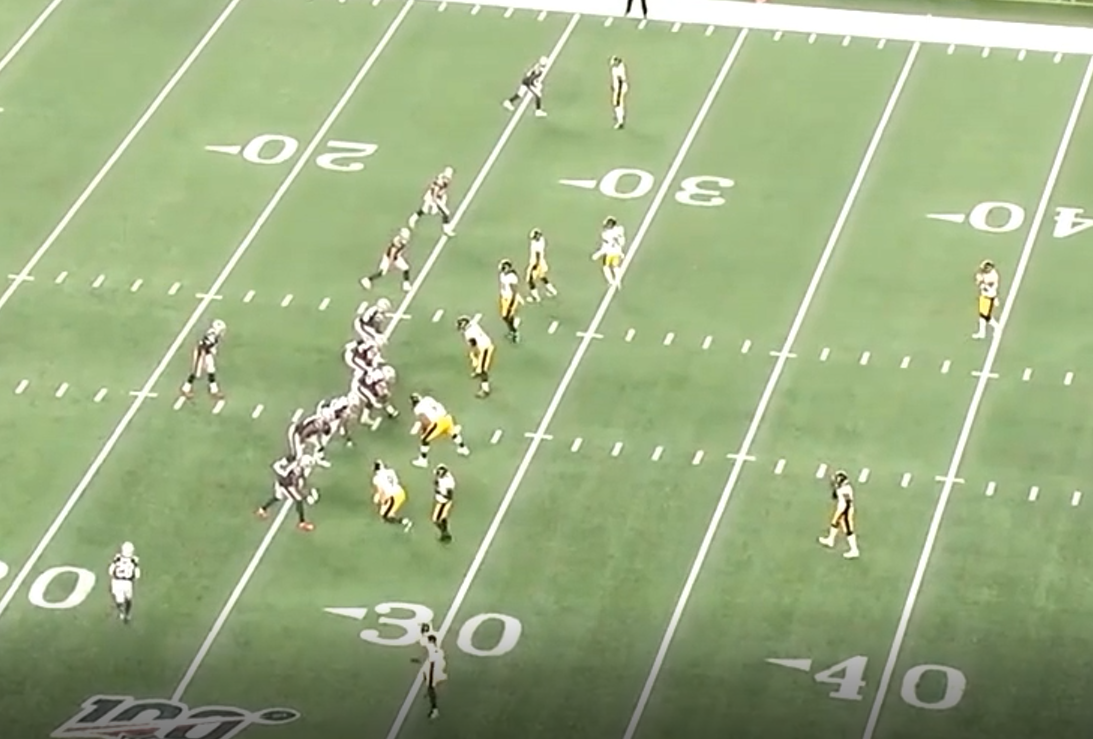
#> input picture Play_Ex/Play Capture 2.PNG, 1093 x 739 px, given in place of Play_Ex_4.mp4, which was not available
$ python harris.py
#> lines starting #> are read from the running program, lines starting #| are printed output that depends on the picture; after the words box and inside, x2 and y2 are one past the last pixel; in counts of white or black regions, pixels touching at a corner belong together; pictures that were not available may be replaced by others from this repository, and a replacement may not be noted
# harris.py

import cv2
import numpy as np

cap = cv2.VideoCapture('Play_Ex/Play_Ex_4.mp4')  # Open the first camera connected to the computer.

while True:
    ret, frame = cap.read()
#> frame is the input picture: shape (739, 1093, 3); mean B, G, R 130.2, 174.7, 156.3
    # The Harris corner detector operates on a grayscale image.
    gray = cv2.cvtColor(frame, cv2.COLOR_BGR2GRAY)
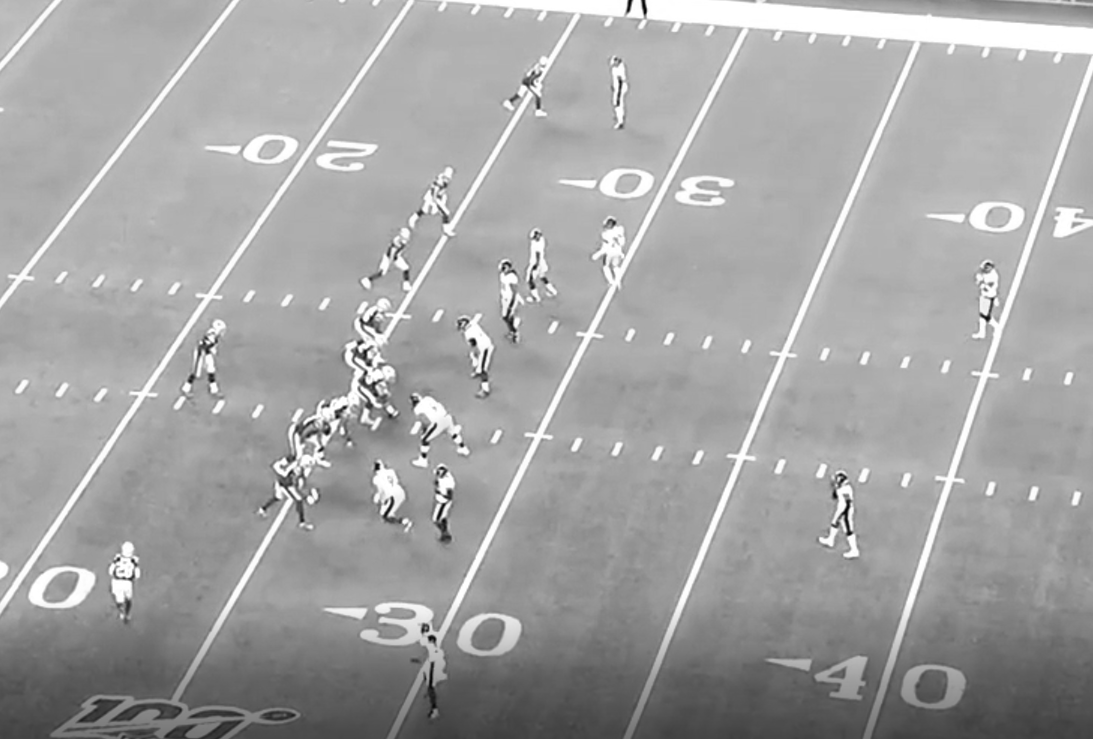
#> gray: shape (739, 1093); min 2, max 255, mean 164.1

    corners = cv2.cornerHarris(gray,2,3,0.04)
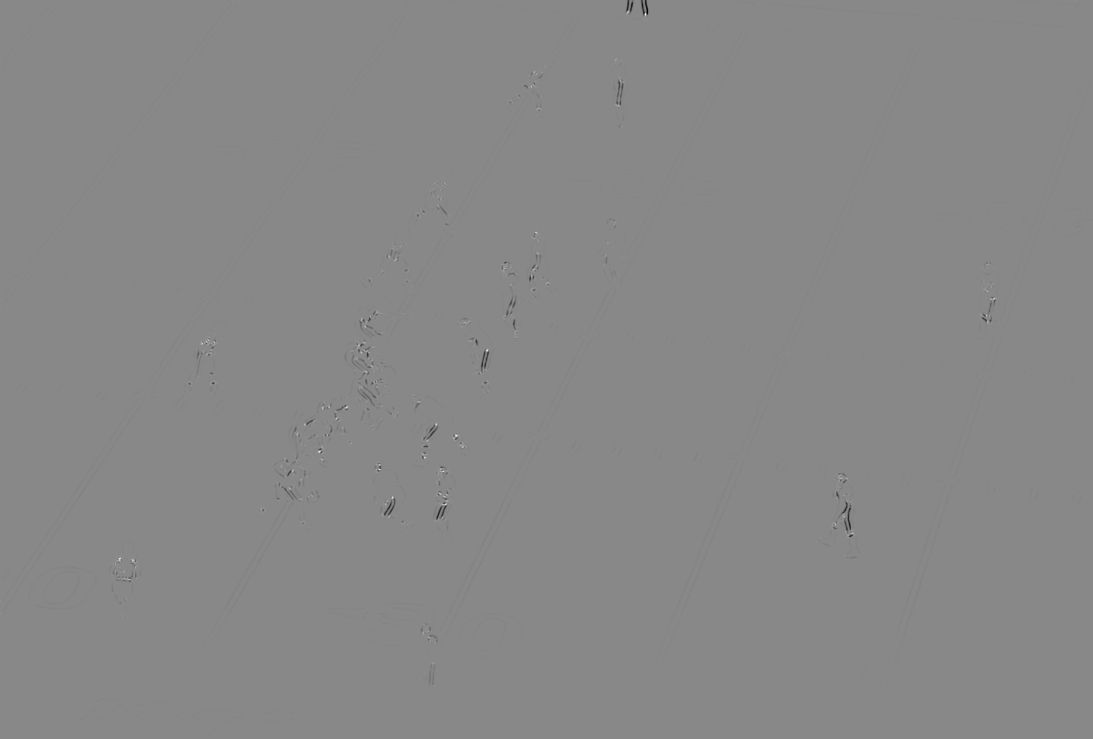
#> corners: shape (739, 1093) float32; min -0.0101, max 0.00881, mean -1.03e-05; drawn with min black and max white

    # Dialate the detected corners to make them clearer in the output image.
    corners = cv2.dilate(corners,None)
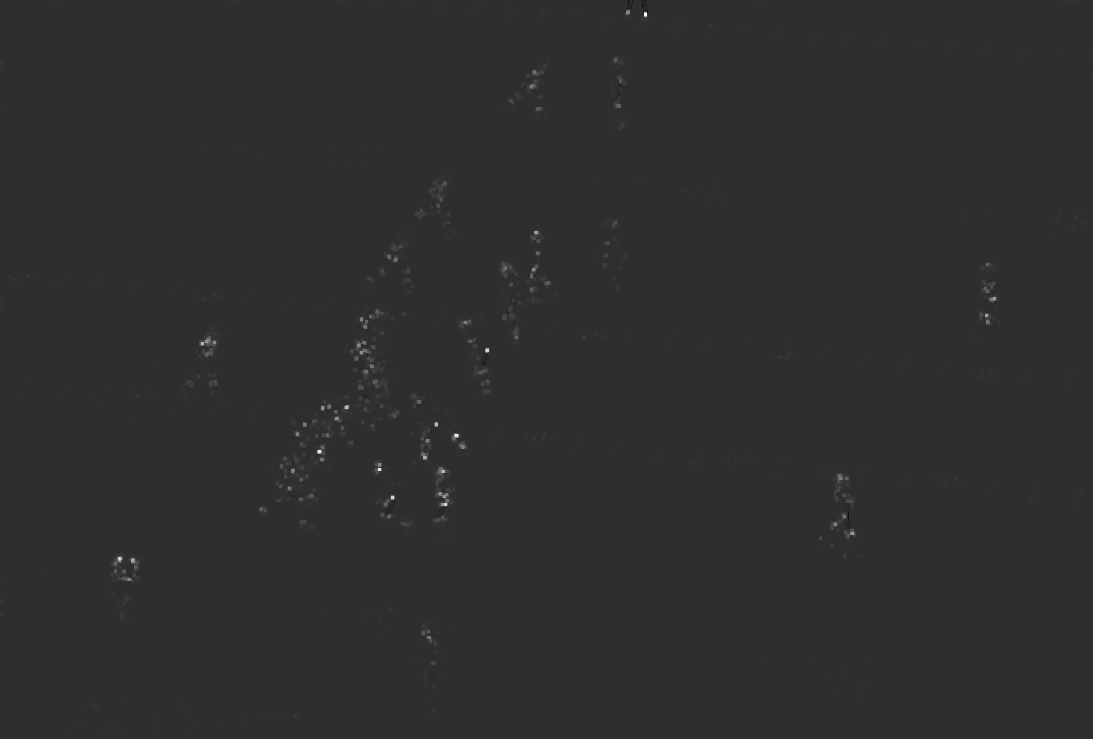
#> corners: shape (739, 1093) float32; min -0.00199, max 0.00881, mean 1.27e-05; drawn with min black and max white

    # Perform thresholding on the corners to throw away some false positives.
    frame[corners > 0.1 * corners.max()] = [0,0,255]
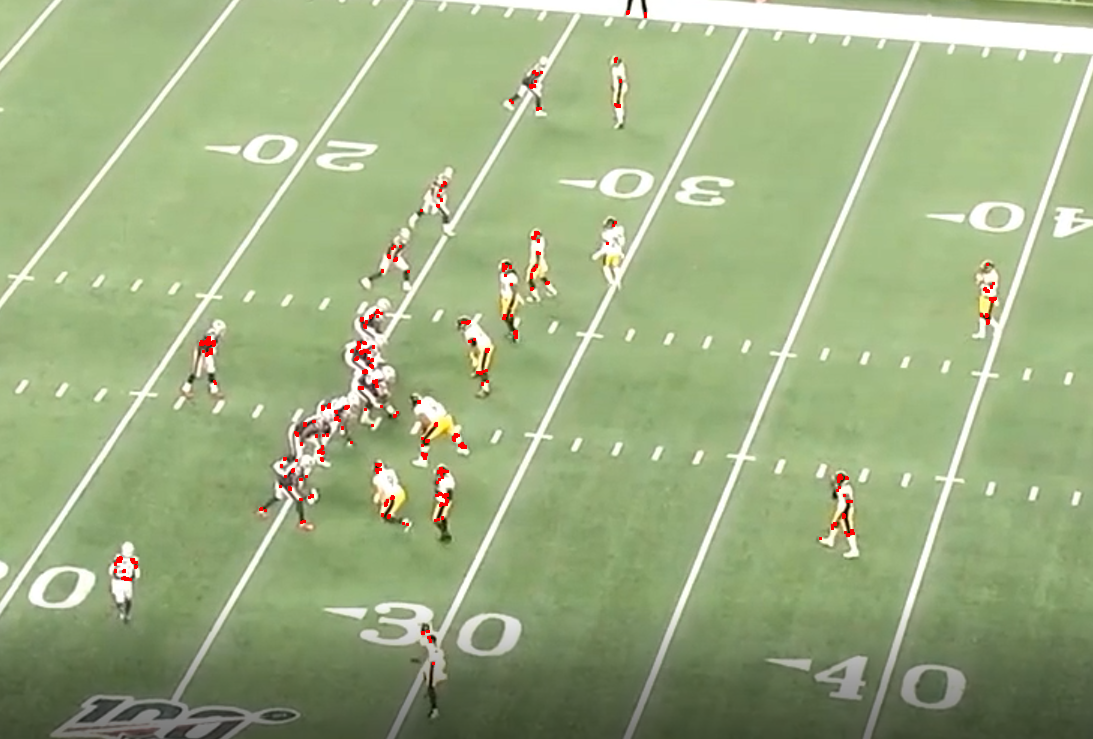
#> frame: shape (739, 1093, 3); 0.39% of pixels changed, all inside (x1, y1, x2, y2) = (114, 10, 997, 665)
    #corners > 0.1 * corners.max()

    cv2.imshow("Harris", frame)

    if cv2.waitKey(100) & 0xFF == ord('q'):  # Close the script when q is pressed.
#> (key q is pressed here)
        break

cap.release()
cv2.destroyAllWindows()

$ run again, on Play_Ex/Play Capture 3.PNG
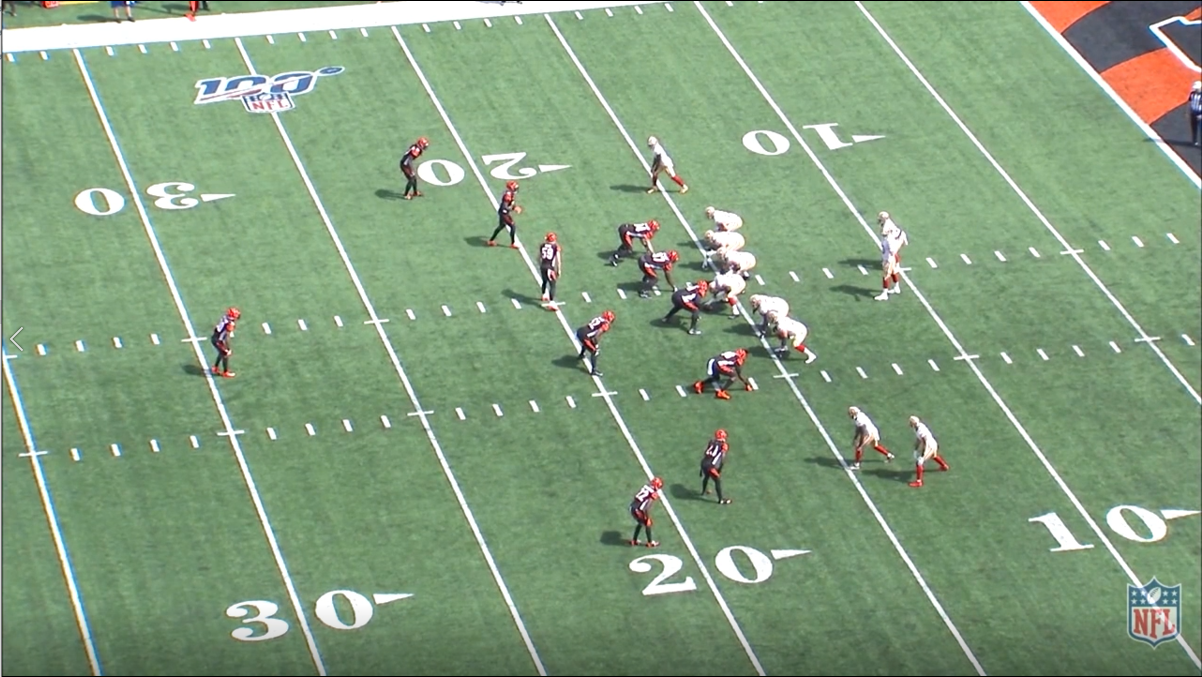
#> input picture Play_Ex/Play Capture 3.PNG, 1202 x 677 px, given in place of Play_Ex_4.mp4, which was not available
#> frame is the input picture: shape (677, 1202, 3); mean B, G, R 126.8, 159, 132.4
#> `corners = cv2.dilate(corners,None)`:
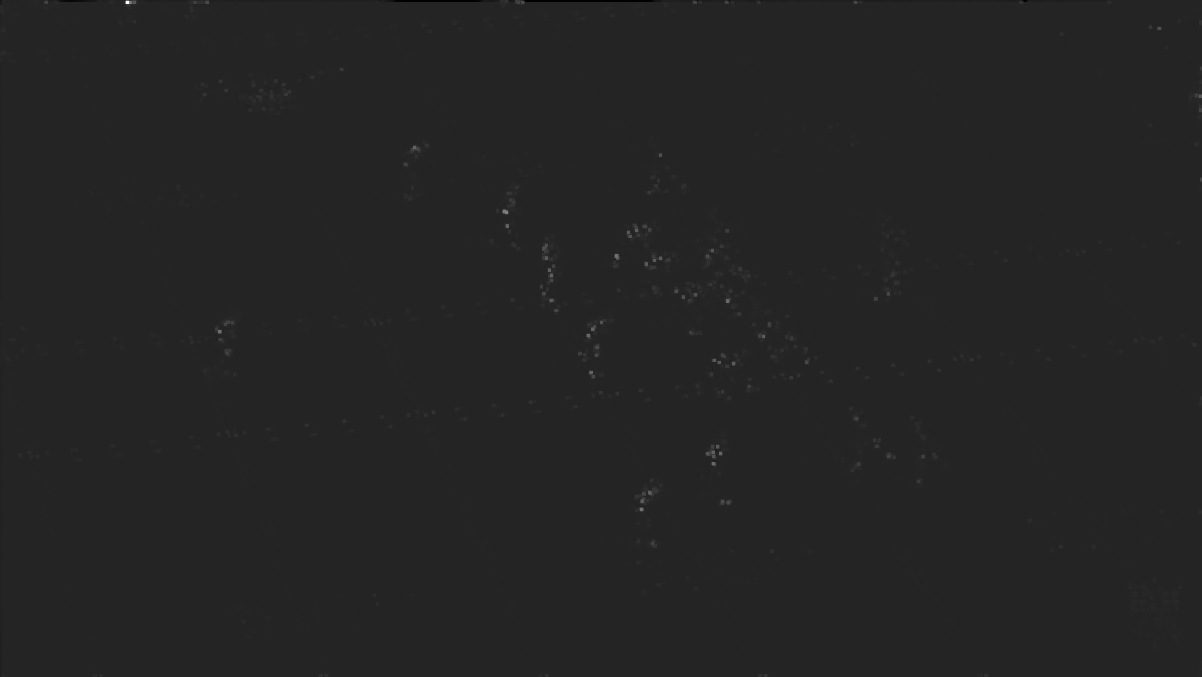
#> corners: shape (677, 1202) float32; min -0.01, max 0.059, mean 3.61e-05; drawn with min black and max white
#> `frame[corners > 0.1 * corners.max()] = [0,0,255]`:
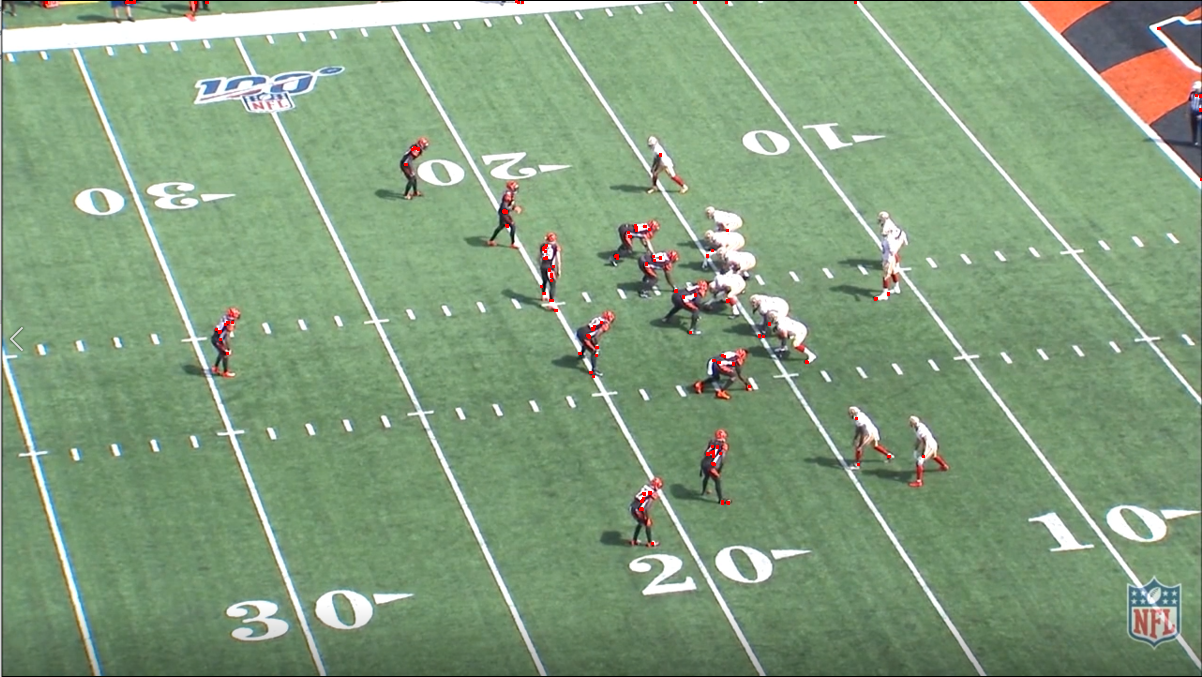
#> frame: shape (677, 1202, 3); 0.15% of pixels changed, all inside (x1, y1, x2, y2) = (45, 0, 1202, 545)
